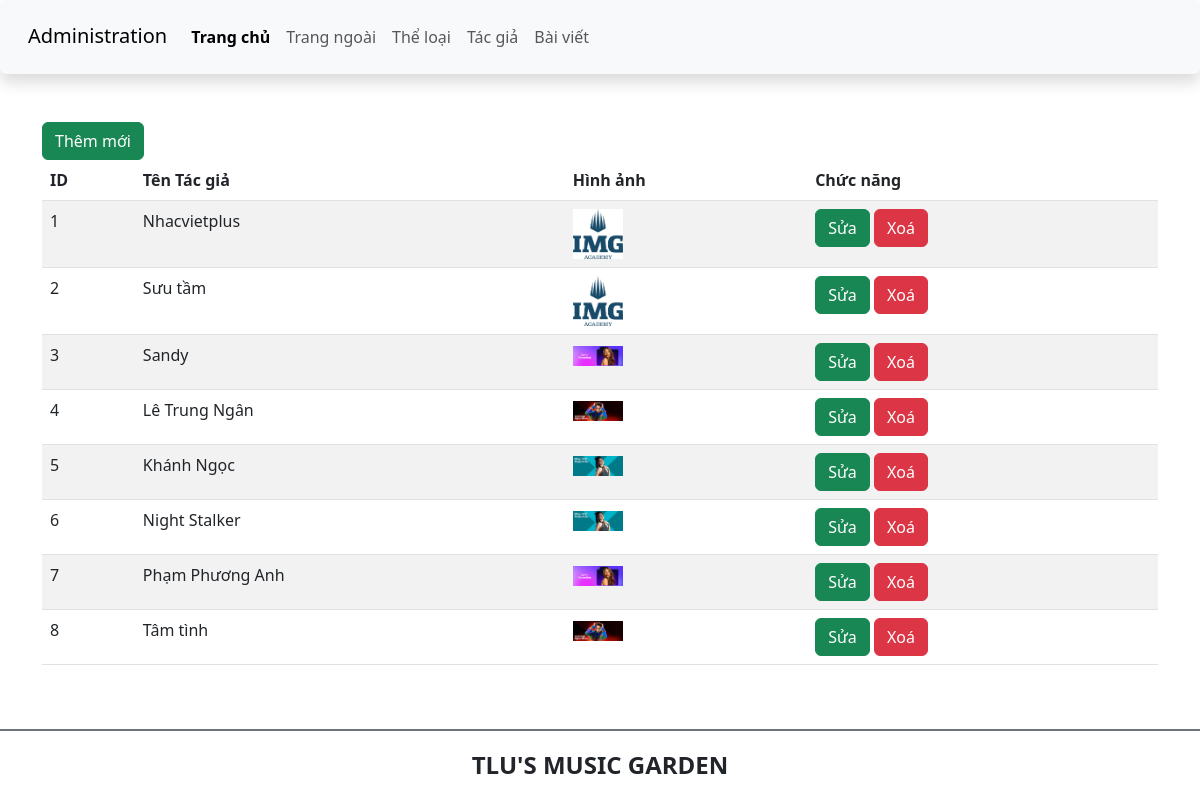
The app's page /admin/author.php with its own data.
### tables this page shows
CREATE TABLE `tacgia` (
  `ma_tgia` int(10) UNSIGNED NOT NULL,
  `ten_tgia` varchar(100) NOT NULL,
  `hinh_tgia` varchar(100) DEFAULT NULL
);

### admin/author.php (the view)
<?php
include("hearder.php");
?>
<main class="container mt-5 mb-5">
    <div class="row">
        <div class="col-sm">
            <a href="add_author.php" class="btn btn-success">Thêm mới</a>
            <?php
            $sql = "SELECT * FROM tacgia";
            $statement = $connection->prepare($sql);
            $statement->execute();
            $authors = $statement->fetchAll(PDO::FETCH_ASSOC);
            ?>
            <table class="table table-striped">
                <thead class="thead-dark">
                    <tr>
                        <th>ID</th>
                        <th>Tên Tác giả</th>
                        <th>Hình ảnh</th>
                        <th>Chức năng</th>
                    </tr>
                </thead>
                <tbody>
                    <?php foreach ($authors as $author): ?>
                    <tr>
                        <td><?php echo $author['ma_tgia']; ?></td>
                        <td><?php echo $author['ten_tgia']; ?></td>
                        <td><img src="uploads/<?php echo $author['hinh_tgia']; ?>"
                                alt="Hình ảnh của <?php echo $author['ten_tgia']; ?>" width="50"></td>
                        <td>
                            <a href="edit_author.php?ma_tgia=<?=$author['ma_tgia']?>&ten_tgia=<?=$author['ten_tgia']?>&hinh_tgia=<?=$author['hinh_tgia']?>"
                                class="btn btn-success">Sửa</a>
                            <a href="delete_author.php?id=<?php echo $author['ma_tgia']; ?>" class="btn btn-danger"
                                onclick="return confirm('Bạn có chắc chắn muốn xoá không?')">Xoá</a>
                        </td>
                    </tr>
                    <?php endforeach; ?>
                </tbody>
            </table>
        </div>
    </div>
</main>
<?php
@include("footer.php");
?>
</body>
</html>

### records on screen
tacgia: ma_tgia "1", ten_tgia "Nhacvietplus", hinh_tgia (picture)
tacgia: ma_tgia "2", ten_tgia "Sưu tầm", hinh_tgia (picture)
tacgia: ma_tgia "3", ten_tgia "Sandy", hinh_tgia (picture)
tacgia: ma_tgia "4", ten_tgia "Lê Trung Ngân", hinh_tgia (picture)
tacgia: ma_tgia "5", ten_tgia "Khánh Ngọc", hinh_tgia (picture)
tacgia: ma_tgia "6", ten_tgia "Night Stalker", hinh_tgia (picture)
tacgia: ma_tgia "7", ten_tgia "Phạm Phương Anh", hinh_tgia (picture)
tacgia: ma_tgia "8", ten_tgia "Tâm tình", hinh_tgia (picture)
